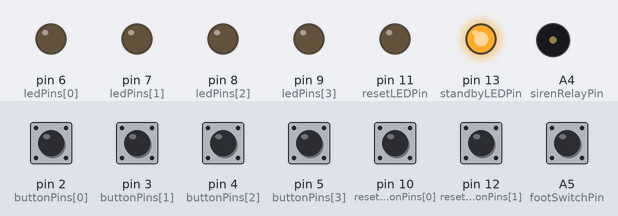
The sketch below on a simulated Arduino Uno, built with avr-gcc and run on an emulated ATmega328P. Shown: output pins drawn as LEDs (lit = HIGH), buzzer (waves = sounding, pin HIGH). The inputs (shaded band) are chosen by the test bench; at power-on: A5 (footSwitchPin), pin 2 (buttonPins[0]), pin 3 (buttonPins[1]), pin 4 (buttonPins[2]), pin 5 (buttonPins[3]), pin 10 (resetButtonPins[0]), pin 12 (resetButtonPins[1]) HIGH.

Above: at 1.3 s.
1.4 s: pin 2 (buttonPins[0]) pulled LOW for 0.15 s
At 2.7 s:
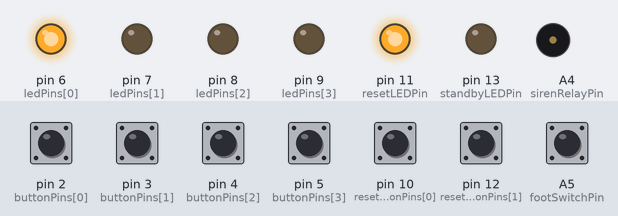
3.0 s: pin 3 (buttonPins[1]) pulled LOW for 0.15 s
At 3.8 s:
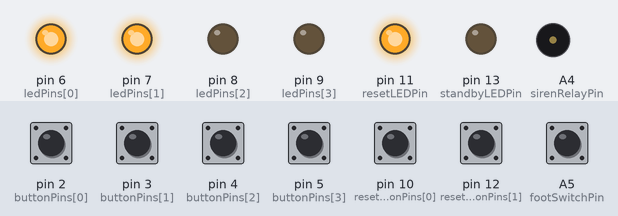
4.6 s: pin 4 (buttonPins[2]) pulled LOW for 0.15 s
At 5.1 s:
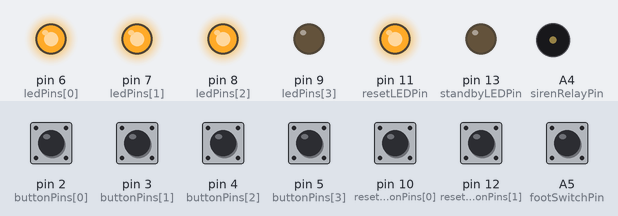
6.2 s: pin 5 (buttonPins[3]) pulled LOW for 0.15 s
At 7.5 s:
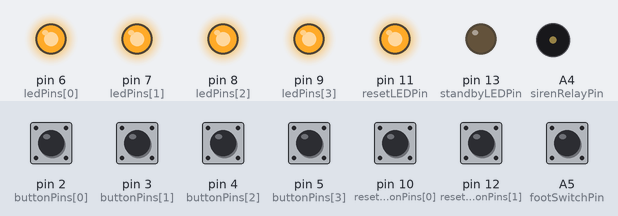
7.8 s: pin 10 (resetButtonPins[0]) pulled LOW for 0.15 s
At 8.7 s:
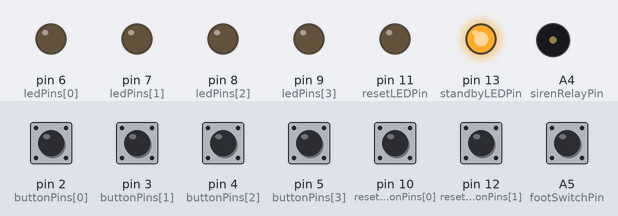
9.4 s: pin 3 (buttonPins[1]) pulled LOW for 1 s
At 10.0 s:
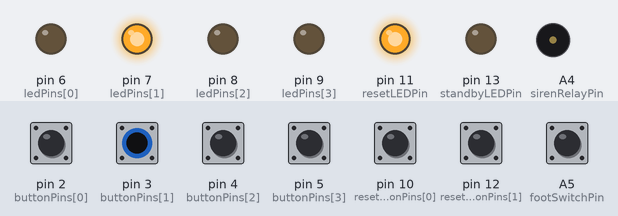
Timing chart, 0 to 12.4 s (numbered marks = the images above; inputs shaded):
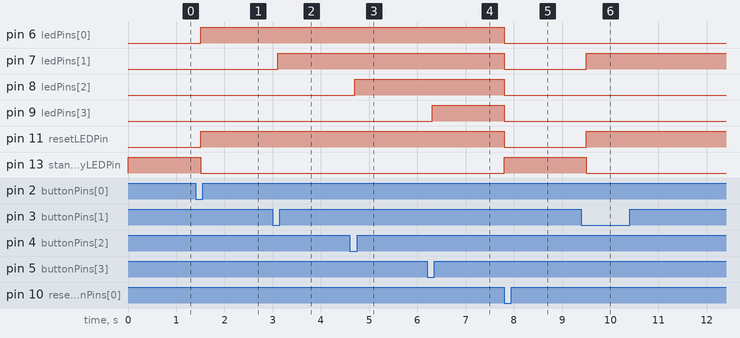

Measured:
- after the input at 1.4 s, pin 6 (ledPins[0]), pin 11 (resetLEDPin): LOW → HIGH after 0.10 s; pin 13 (standbyLEDPin): HIGH → LOW after 0.10 s
- after the input at 3.0 s, pin 7 (ledPins[1]): LOW → HIGH after 0.10 s
- after the input at 4.6 s, pin 8 (ledPins[2]): LOW → HIGH after 0.11 s
- after the input at 6.2 s, pin 9 (ledPins[3]): LOW → HIGH after 0.11 s
- after the input at 7.8 s, pin 6 (ledPins[0]), pin 7 (ledPins[1]), pin 8 (ledPins[2]), pin 9 (ledPins[3]), pin 11 (resetLEDPin): HIGH → LOW at once; pin 13 (standbyLEDPin): LOW → HIGH at once
- after the input at 9.4 s, pin 7 (ledPins[1]), pin 11 (resetLEDPin): LOW → HIGH after 0.11 s; pin 13 (standbyLEDPin): HIGH → LOW after 0.11 s

The sketch:

ALL_Button_ON_V_3.2.ino
```cpp
// Created by kncm_ken@hotmail.co.th (Kittipon N)
// Modified on September 2025 - Stability fix version


// Pin definitions
const int buttonPins[] = {2, 3, 4, 5};  // Player button pins
const int ledPins[] = {6, 7, 8, 9};     // Player LED pins
const int resetButtonPins[] = {10, 12}; // Reset buttons
const int resetLEDPin = 11;             // Reset LED
const int standbyLEDPin = 13;           // Standby LED
const int footSwitchPin = A5;           // Foot switch
const int sirenRelayPin = A4;           // Siren relay trigger output on A4

// Constants - ADJUSTED FOR STABILITY
const long resetDebounceDelay = 200;    // Longer debounce for reset buttons (in ms)
const int stableReadings = 10;          // Increased for better stability
const long buttonHoldTime = 100;        // Increased minimum hold time (in ms)
const int loopDelay = 5;                // Small delay in main loop for stability

// Variables
bool playerLEDStates[] = {false, false, false, false};      // Track each player's LED state
int consecutiveLowCount[] = {0, 0, 0, 0};                  // Count consecutive LOW readings
unsigned long firstLowTime[4] = {0, 0, 0, 0};              // When button first went LOW
bool anyPlayerActive = false;                               // Track if any player is active
unsigned long resetButtonDebounce[2] = {0, 0};             // Debounce timers for reset buttons
unsigned long footSwitchDebounce = 0;                      // Debounce timer for foot switch
bool resetInProgress = false;                               // Prevent multiple resets

// Siren control (disabled)
bool sirenEnabled = false;              // Set to true if you want siren functionality

void setup() {
  // Initialize button and LED pins
  for (int i = 0; i < 4; i++) {
    pinMode(buttonPins[i], INPUT_PULLUP);
    pinMode(ledPins[i], OUTPUT);
    digitalWrite(ledPins[i], LOW);  // Ensure all LEDs start OFF
  }

  for (int i = 0; i < 2; i++) {
    pinMode(resetButtonPins[i], INPUT_PULLUP);
  }

  pinMode(resetLEDPin, OUTPUT);
  pinMode(standbyLEDPin, OUTPUT);
  pinMode(footSwitchPin, INPUT_PULLUP);
  pinMode(sirenRelayPin, OUTPUT);

  digitalWrite(standbyLEDPin, HIGH);    // Turn on standby LED initially
  digitalWrite(resetLEDPin, LOW);       // Reset LED starts OFF
  digitalWrite(sirenRelayPin, LOW);     // Initialize siren relay as OFF

  anyPlayerActive = false;
  resetInProgress = false;

  // Small startup delay for hardware stabilization
  delay(100);
}

void loop() {
  // Check reset inputs first to ensure they have priority
  checkResetButtons();

  // Only process player buttons if not currently resetting
  if (!resetInProgress) {
    // Check player buttons only if foot switch is not pressed
    if (digitalRead(footSwitchPin) == HIGH) {
      checkPlayerButtons();
    }
  }

  // Update system state based on active players
  updateSystemState();

  // CRITICAL: Small delay for stable readings
  delay(loopDelay);
}

// Function to check player buttons - IMPROVED ANTI-FLASH VERSION
void checkPlayerButtons() {
  unsigned long currentMillis = millis();

  // Loop through ALL 4 players
  for (int i = 0; i < 4; i++) {
    // Skip if LED is already ON for this player
    if (playerLEDStates[i]) {
      continue;
    }

    int buttonState = digitalRead(buttonPins[i]);

    // Button is pressed (LOW)
    if (buttonState == LOW) {
      // If this is the first LOW reading, record the time
      if (consecutiveLowCount[i] == 0) {
        firstLowTime[i] = currentMillis;
      }

      // Increment consecutive LOW count
      consecutiveLowCount[i]++;

      // Check if ALL conditions are met:
      // 1. Enough consecutive LOW readings
      // 2. Button held long enough
      // 3. Time check to ensure readings happened over actual time (not instant)
      if (consecutiveLowCount[i] >= stableReadings &&
          (currentMillis - firstLowTime[i]) >= buttonHoldTime) {

        // ALL CONDITIONS MET - Turn on LED permanently
        playerLEDStates[i] = true;
        digitalWrite(ledPins[i], HIGH);

        // Reset counter
        consecutiveLowCount[i] = 0;
      }
    }
    // Button is released (HIGH) or not pressed
    else {
      // Button released before conditions met - reset counter, NO LED CHANGE
      if (consecutiveLowCount[i] > 0) {
        consecutiveLowCount[i] = 0;
        firstLowTime[i] = 0;
      }
    }
  }
}

// Update system state based on active players
void updateSystemState() {
  // Check if any player is active
  anyPlayerActive = false;
  for (int i = 0; i < 4; i++) {
    if (playerLEDStates[i]) {
      anyPlayerActive = true;
      break;
    }
  }

  // Update standby LED and reset LED
  if (anyPlayerActive) {
    digitalWrite(standbyLEDPin, LOW);     // Turn off standby LED when players are active
    digitalWrite(resetLEDPin, HIGH);      // Turn on reset LED to indicate reset is available
    if (sirenEnabled) {
      digitalWrite(sirenRelayPin, HIGH);  // Activate siren when any player is active (only if enabled)
    }
  } else {
    digitalWrite(standbyLEDPin, HIGH);    // Turn on standby LED when no players are active
    digitalWrite(resetLEDPin, LOW);       // Turn off reset LED when no players are active
    digitalWrite(sirenRelayPin, LOW);     // Ensure siren is off when no players are active
  }
}

// Check if any reset button or foot switch is pressed - IMPROVED
void checkResetButtons() {
  unsigned long currentMillis = millis();

  // Prevent checking during reset
  if (resetInProgress) {
    return;
  }

  // Check reset buttons with debounce
  for (int i = 0; i < 2; i++) {
    if (digitalRead(resetButtonPins[i]) == LOW) {
      if ((currentMillis - resetButtonDebounce[i]) > resetDebounceDelay) {
        resetButtonDebounce[i] = currentMillis;
        resetGame();
        return; // Exit after reset
      }
    }
  }

  // Foot switch as reset - ONLY when pressed deliberately
  // Must be held LOW continuously
  if (digitalRead(footSwitchPin) == LOW) {
    if ((currentMillis - footSwitchDebounce) > resetDebounceDelay) {
      footSwitchDebounce = currentMillis;
      resetGame();
    }
  } else {
    // Reset the foot switch debounce timer when not pressed
    footSwitchDebounce = currentMillis;
  }
}

// Reset the game state and turn off all LEDs
void resetGame() {
  resetInProgress = true;

  // Reset ALL 4 players
  for (int i = 0; i < 4; i++) {
    digitalWrite(ledPins[i], LOW);
    playerLEDStates[i] = false;
    consecutiveLowCount[i] = 0;
    firstLowTime[i] = 0;
  }

  // Reset system state
  anyPlayerActive = false;
  digitalWrite(resetLEDPin, LOW);
  digitalWrite(standbyLEDPin, HIGH);
  digitalWrite(sirenRelayPin, LOW);  // Turn off siren relay on reset

  // Small delay to ensure reset completes
  delay(50);

  resetInProgress = false;
}
```
